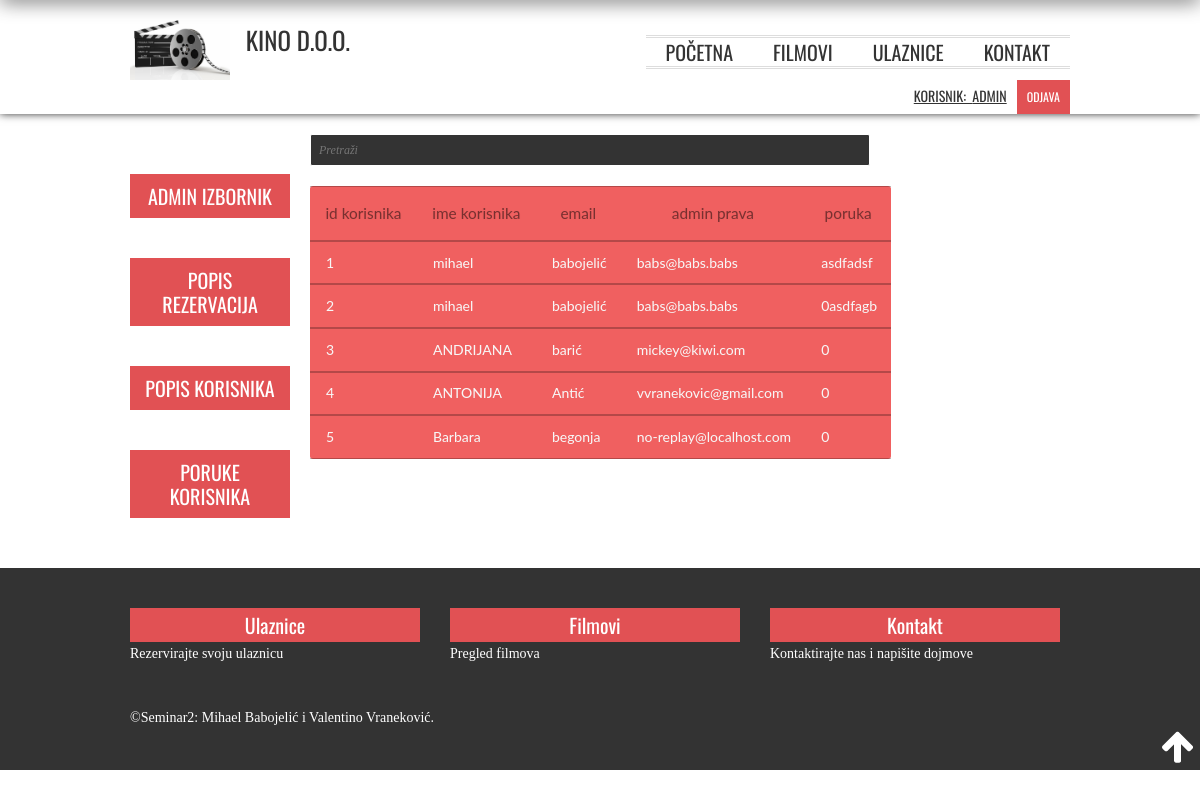
Screenshot of /dojmovnik.php (signed in) with the database file from the repository.
### tables this page shows
CREATE TABLE IF NOT EXISTS `dojmovnik` (
  `idDojam` int(11) NOT NULL AUTO_INCREMENT,
  `ime` varchar(40) NOT NULL,
  `prezime` varchar(40) NOT NULL,
  `email` varchar(150) NOT NULL,
  `poruka` text NOT NULL,
  PRIMARY KEY (`idDojam`)
);

### dojmovnik.php (the view, shortened to what this page needs)
<?php
	if(!isset($_SESSION['admin']) OR $_SESSION['admin'] != "1"){
		echo '<script>alert("Niste prijavljeni kao administrator!");window.location = "prijava.php"</script>';
		die();
	}else{
		$con=mysqli_connect("localhost","root","","seminar2");
		mysqli_set_charset ( $con , "utf8");
        $sql = "SELECT idDojam,ime,prezime,email,poruka FROM dojmovnik;";
        $result = mysqli_query($con,$sql);
		}
?>
<!DOCTYPE html>
<html lang="en">
<head>
    <link rel="stylesheet" href="css/960grid.css">
	<link rel="stylesheet" href="css/flexslider.css">
	<link rel="stylesheet" href="css/style.css">
</head>
<body class="about-us">
	<header id="header-global" role="banner">
		<div class="container">
			<div class="row">
				<div class="header-logo four columns">
					<div id="logo">
					<a href="index.php" title="Kino"><img src="images/logo1.jpg" width="100" height="64" alt="Header Logo" /></a>
					</div>
					<div id="logo_text">
					<h2>Kino d.o.o.</h2>
					</div>
				</div>
				<nav id="header-navigation" class="twelve columns" role="navigation">
					<ul id="navigation">
						<li><a href="index.php" title="Početna">Početna</a></li>
						<li><a href="index.php#filmovi" title="Filmovi">Filmovi</a></li>
						<li><a href="index.php#filmovi" title="Ulaznice">Ulaznice</a></li>
						<li><a href="kontakt.php" title="Kontakt">Kontakt</a></li>
					</ul>
				</nav>
			</div>
			<div class="prijava-link">
			<?php
				  if(isset($_SESSION['login'])){
						echo '<h7 class="korisnik-btn"> korisnik:&nbsp '.$_SESSION['ime'].'</h7>';
						echo '<a class="prijava-btn"  href="odjava.php">Odjava</a>';
				}else{
				echo '<a class="prijava-btn" href="prijava.php">Prijava</a>';
				}
			?>
			   </div>
		</div>
</header>
	<div id="main">
		<div class="container">
		    			<section id="page-introduction" class="row">
              				<div class="three columns">
										<a class="ulaznice-btn" href="admin.php">Admin izbornik</a>
										<a class="ulaznice-btn" href="rezervacije.php">Popis rezervacija</a>
										<a class="ulaznice-btn" href="#">Popis korisnika</a>
										<a class="ulaznice-btn" href="dojmovnik.php">Poruke korisnika</a>
               				</div>
					<div class="twelve columns">
					<input type="text" id="search" placeholder="Pretraži">
					<table class="flat-table flat-table-1">
						<thead>
						<th>id korisnika</th>
						<th>ime korisnika</th>
						<th>email</th>
						<th>admin prava</th>
						<th>poruka</th>
					</thead>
					<tbody id="table">
<?php
				while($row = mysqli_fetch_array($result))
				{
				echo "<tr>";
				echo "<td>" . $row['idDojam'] . "</td>";
				echo "<td>" . $row['ime'] . "</td>";
				echo "<td>" . $row['prezime'] . "</td>";
				echo "<td>" . $row['email'] . "</td>";
				echo "<td>" . $row['poruka'] . "</td>";
				echo "</tr>";
				}
	?>
</table>
						</section>
		</div>
	</div>
	<footer id="footer-global" role="contentinfo" class="clearfix">
		<div id="footer-details">
						<div class="container">
				<div class="one-third column">
					<a class="footer-btn" href="#filmovi">Ulaznice</a>
					<p>Rezervirajte svoju ulaznicu</p>
				</div>
				<div class="one-third column">
					<a class="footer-btn" href="#filmovi">Filmovi</a>
					<p>Pregled filmova</p>
				</div>
				<div class="one-third column">
					<a class="footer-btn" href="kontakt.php">Kontakt</a>
					<p>Kontaktirajte nas i napišite dojmove</p>
				</div>
			</div>
		</div>
		<div class="container">
			<div class="sixteen columns">
	  			<p id="copyright-details">&copy;Seminar2: Mihael Babojelić i Valentino Vraneković.</p>
	  		</div>
		</div>
	</footer>
	<div id="back-to-top" style="display: block;">
		<a href="#"></a>
	</div>
</body>
</html>

### css/960grid.css (style rules this page uses)
.container { position: relative; width: 960px; margin: 0 auto; padding: 0; }
.container .column, .container .columns { float: left; display: inline; margin-left: 10px; margin-right: 10px; }
.row { margin-bottom: 20px; }
.container .three.columns { width: 160px; }
.container .four.columns { width: 220px; }
.container .twelve.columns { width: 700px; }
.container .sixteen.columns { width: 940px; }
.container .one-third.column { width: 300px; }
.container:after { content: "\0020"; display: block; height: 0; clear: both; visibility: hidden; }
.clearfix:before, .clearfix:after, .row:before, .row:after { content: '\0020'; display: block; overflow: hidden; visibility: hidden; width: 0; height: 0; }
.row:after, .clearfix:after { clear: both; }
.row, .clearfix { zoom: 1; }

### rows the page displays
dojmovnik: idDojam "1", ime "mihael", prezime "babojelić", email "babs@babs.babs", poruka "asdfadsf"
dojmovnik: idDojam "2", ime "mihael", prezime "babojelić", email "babs@babs.babs", poruka "0asdfagb"
dojmovnik: idDojam "3", ime "ANDRIJANA", prezime "barić", email "mickey@kiwi.com", poruka "0"
dojmovnik: idDojam "4", ime "ANTONIJA", prezime "Antić", email "vvranekovic@gmail.com", poruka "0"
dojmovnik: idDojam "5", ime "Barbara", prezime "begonja", email "no-replay@localhost.com", poruka "0"

### other values shown
$_SESSION['ime'] "ADMIN"
